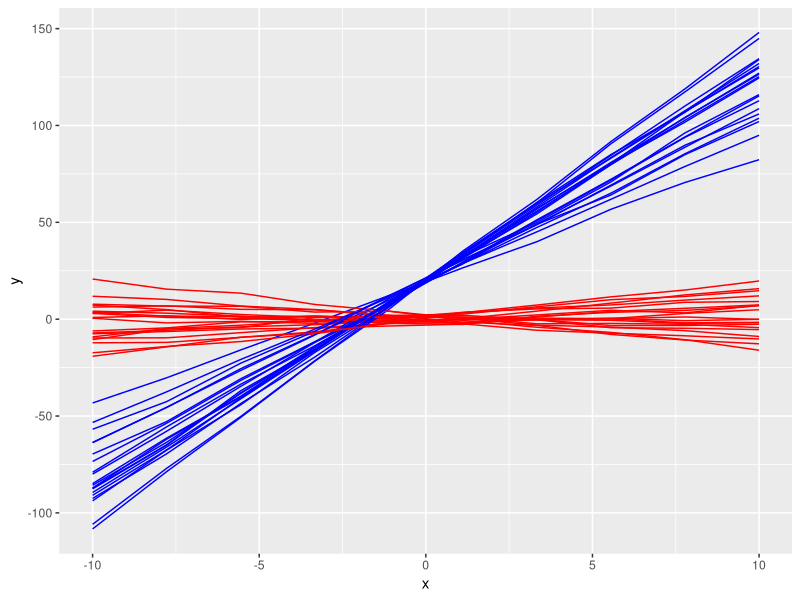

Recreate this plot in R. (Note: this script raises an error after producing the figure.)
###################################################################################################################################################################################################################################
# PRACTICE WITH LME
###################################################################################################################################################################################################################################

rm(list=ls())
require(mvtnorm)
require(nlme)
require(Matrix)
require(ggplot2)

###################################################################################################################################################################################################################################
# Simulated data

# - random intercept and random slope
# - two groups: red and blue

n = 10        # number of observations per subject
K = 20        # number of subjects per group
M = 2         # number of groups
N = K * n * M # total number of observations per group
p = 2         # number of fixed effects
q = 2         # number of random effects

x = seq(-10, 10, length=n) # x-axis for each subject

# Fixed effect coefficients:
Beta0 = c(20,0) # mean intercepts groups 1 and 2
Beta1 = c(10,0) # mean slopes for groups 1 and 2

# Random effect covariance parameters:
sd.Beta0 = c(1,sqrt(2)) # stDev of random effects for intercept for groups 1 and 2
sd.Beta1 = c(sqrt(2),1) # stDev of random effects for slope for groups 1 and 2
cor.Beta = c(0,0)   # correlation of random intercept and random slope for groups 1 and 2

# residual covariace parameters - compound symmetry
sd.res = c(1,1)  # stDev of residuals for groups 1 and 2
phi = rep(0,2) # AR1 correlation parameter for groups 1 and 2

#----------------------------------------------------------------------------------------------------------------------------------------------------------------------------------------------------------------------------------
# Model components

Beta = G = R = list()

for(m in 1:M){ # m=1
  Beta[[paste("B (Group ",m,")",sep="")]] = matrix(c(Beta0[m],Beta1[m]), dimnames=list(c("Beta0","Beta1"),NULL))
  varMat = diag(c(sd.Beta0[m],sd.Beta1[m])^2) ; varMat
  corMat = matrix(cor.Beta[m], nc=q, nr=q) ; diag(corMat) = 1 ; corMat
  G[[paste("G (Group ",m,")",sep="")]] = sqrt(varMat) %*% corMat %*% sqrt(varMat)
  varMat = diag(n)*sd.res[m]^2 ; varMat
#  corMat = matrix(cor.res[m], nc=n, nr=n) ; diag(corMat) = 1 ; corMat
  corMat = phi[m]^abs(outer(1:n,1:n,"-")) ; corMat
  R[[paste("R (Group ",m,")",sep="")]] = sqrt(varMat) %*% corMat %*% sqrt(varMat)
}

#Beta
#G
#lapply(G, 'cov2cor')
#R
#lapply(R, 'cov2cor')

Xi = Zi = cbind(1,x) ; Xi
group = factor(sample(rep(1:M, each=K),replace=F)) ; group

y = NULL
for(i in 1:length(group)){ # i=1
  ui = rmvnorm(1, rep(0,q), G[[group[i]]]) ; ui = matrix(t(ui), nc=1) ; ui
  ei = rmvnorm(1, rep(0,n), R[[group[i]]]) ; ei = matrix(t(ei), nc=1) ; ei
  yi = as.numeric(Xi %*% Beta[[group[i]]] + Zi %*% ui + ei) ; yi
  y = append(y,yi)
}

test = data.frame(      y = y,
                        x = x,
                  subject = factor(rep(1:length(group),each=n)),
                    group = rep(group,each=n),
                    sigma = sd.res[1]) ; test[1:60,]

ggplot(test, aes(x,y, group=subject, colour=group)) + 
  geom_line() + 
  scale_colour_manual(values=c("blue", "red")) +
  theme(legend.position = "none")


###################################################################################################################################################################################################################################

# Fit with lme

# using the model matrix method

X = cbind(1, test$x) ; head(X) ; X[1:60,]
X = model.matrix(~-1+X:group, test) ; colnames(X) = c("Beta0.g1","Beta1.g1","Beta0.g2","Beta1.g2") ; X[1:60,]

test = groupedData(y ~ -1 + X | subject, data = test)

blocked.covMat = function(pd.class){
  formula.list = list()
  for(m in 1:M) formula.list[[m]] = eval(parse(text=paste(pd.class,"(~-1+X[,",2*(m-1)+1,":",m*2,"])",sep="")))
  return(pdBlocked(formula.list))
}

model <- list()

(model$m1 = lme(y ~ -1 + X,
                random = blocked.covMat("pdSymm"),
                data = test))

(model$m2 = lme(y ~ -1 + X,
                random = blocked.covMat("pdSymm"),
                weight = varFixed(~sigma^2),
                data = test))
intervals(model$m2)
intervals(model$m2)$sigma

(AICs <- as.matrix(sapply(model,AIC)))


# get fitted values for the mean (level 0) or for each subject (level 1)
plot.fitted <- function(model){
  predictions <- fitted(model, level=0:1) ; colnames(predictions) <- c("level0","level1")
  predictions <- as.data.frame(cbind(test, predictions))
  ggplot(predictions, aes(x,y,group=subject,colour=group)) +
  geom_point(aes(x, y=y)) +
  geom_line(aes(x, y=level1)) +
  geom_line(aes(x, y=level0), colour="black", linetype="longdash", size=1) +
  scale_colour_manual(values=c("blue", "red")) +
  theme(legend.position = "none")
}

plot.fitted(model$m1)
plot.fitted(model$m2)


###################################################################################################################################################################################################################################
# Simulation

nsims = 100
par.names = c("Beta0.g1","Beta1.g1","Beta0.g2","Beta1.g2",
              "sd.Beta0.g1","sd.Beta1.g1","cor.Beta.g1",
              "sd.Beta0.g2","sd.Beta1.g2","cor.Beta.g2",
              "phi","var.ratio","sd.res.g2")
confint = matrix(NA,nr=nsims,nc=length(par.names), dimnames=list(sim=1:nsims, parameter=par.names))
#estimates = confint

for(sim in 1:nsims){ # sim=1
  y = NULL
  for(i in 1:length(group)){ # i=1
    ui = rmvnorm(1, rep(0,q), G[[group[i]]]) ; ui = matrix(t(ui), nc=1) ; ui
    ei = rmvnorm(1, rep(0,n), R[[group[i]]]) ; ei = matrix(t(ei), nc=1) ; ei
    yi = as.numeric(Xi %*% Beta[[group[i]]] + Zi %*% ui + ei) ; yi
    y = append(y,yi)
  }
  test = data.frame(y=y, x=x, subject=factor(rep(1:length(group),each=n)), group=rep(group,each=n)) ; test[1:60,]
  test = groupedData(y ~ -1 + X | subject, data = test)
  m0 = lme(y ~ -1 + X, random=blocked.covMat("pdSymm"), correlation=corAR1(form=~1), weight=varIdent(form=~1|group), data=test)
  ints = try(intervals(m0), silent=T)
  if(class(ints)!="try-error"){
#    estimates[sim,"Beta0.g1"]    = ints$fixed[1,"est."]            
#    estimates[sim,"Beta1.g1"]    = ints$fixed[2,"est."]            
#    estimates[sim,"Beta0.g2"]    = ints$fixed[3,"est."]            
#    estimates[sim,"Beta1.g2"]    = ints$fixed[4,"est."]            
#    estimates[sim,"sd.Beta0.g1"] = ints$reStruct$subject[1,"est."] 
#    estimates[sim,"sd.Beta1.g1"] = ints$reStruct$subject[2,"est."] 
#    estimates[sim,"cor.Beta.g1"] = ints$reStruct$subject[3,"est."] 
#    estimates[sim,"sd.Beta0.g2"] = ints$reStruct$subject[4,"est."] 
#    estimates[sim,"sd.Beta1.g2"] = ints$reStruct$subject[5,"est."] 
#    estimates[sim,"cor.Beta.g2"] = ints$reStruct$subject[6,"est."] 
#    estimates[sim,"phi"]         = ints$corStruct[1,"est."] 
#    estimates[sim,"var.ratio"]   = ints$varStruct[1,"est."]               
#    estimates[sim,"sd.res.g2"]   = ints$sigma["est."]              
    confint[sim,"Beta0.g1"]    = Beta[[1]][1] > ints$fixed[1,"lower"]            & Beta[[1]][1] < ints$fixed[1,"upper"]
    confint[sim,"Beta1.g1"]    = Beta[[1]][2] > ints$fixed[2,"lower"]            & Beta[[1]][2] < ints$fixed[2,"upper"]
    confint[sim,"Beta0.g2"]    = Beta[[2]][1] > ints$fixed[3,"lower"]            & Beta[[2]][1] < ints$fixed[3,"upper"]
    confint[sim,"Beta1.g2"]    = Beta[[2]][2] > ints$fixed[4,"lower"]            & Beta[[2]][2] < ints$fixed[4,"upper"]
    confint[sim,"sd.Beta0.g1"] = sd.Beta0[1]  > ints$reStruct$subject[1,"lower"] & sd.Beta0[1]  < ints$reStruct$subject[1,"upper"]
    confint[sim,"sd.Beta1.g1"] = sd.Beta1[1]  > ints$reStruct$subject[2,"lower"] & sd.Beta1[1]  < ints$reStruct$subject[2,"upper"]
    confint[sim,"cor.Beta.g1"] = cor.Beta[1]  > ints$reStruct$subject[3,"lower"] & cor.Beta[1]  < ints$reStruct$subject[3,"upper"]
    confint[sim,"sd.Beta0.g2"] = sd.Beta0[2]  > ints$reStruct$subject[4,"lower"] & sd.Beta0[2]  < ints$reStruct$subject[4,"upper"]
    confint[sim,"sd.Beta1.g2"] = sd.Beta1[2]  > ints$reStruct$subject[5,"lower"] & sd.Beta1[2]  < ints$reStruct$subject[5,"upper"]
    confint[sim,"cor.Beta.g2"] = cor.Beta[2]  > ints$reStruct$subject[6,"lower"] & cor.Beta[2]  < ints$reStruct$subject[6,"upper"]
    confint[sim,"phi"]         = phi[1]       > ints$corStruct[1,"lower"]        & phi[1]       < ints$corStruct[1,"upper"]
    confint[sim,"var.ratio"]   = varRatio     > ints$varStruct[1,"lower"]        & varRatio     < ints$varStruct[1,"upper"]
    confint[sim,"sd.res.g2"]   = sd.res[2]    > ints$sigma["lower"]              & sd.res[2]    < ints$sigma["upper"]
  }
  print(sim) ; flush.console()
}

#estimates
as.matrix(apply(confint,2,mean,na.rm=T))

###################################################################################################################################################################################################################################
###################################################################################################################################################################################################################################
